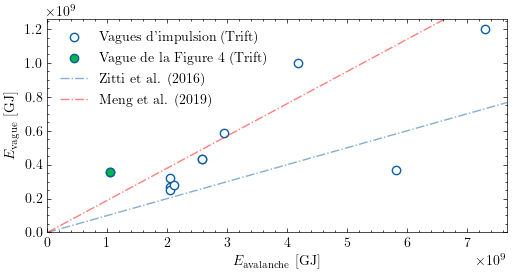

Write the Python code that produced this figure.
from pathlib import Path
import numpy as np
from matplotlib import pyplot as plt
import scienceplots
plt.style.use("science")


Ea, Ew, ix = np.loadtxt(Path(__file__).parent/"TriftMaxima.csv", delimiter=",").T

plt.figure(layout="tight")
l, = plt.plot(Ea/1e9, Ew/1e9, 'o', mfc="w", label="Vagues d'impulsion (Trift)")
plt.plot(Ea[ix==11]/1e9, Ew[ix==11]/1e9, 'o', mec=l.get_markeredgecolor(), label="Vague de la Figure 4 (Trift)")
plt.axline((0, 0), slope=10/100, ls="-.", lw=1, alpha=0.5, label="Zitti et al. (2016)")
plt.axline((0, 0), slope=19/100, ls="--", lw=1, c="r", alpha=0.5, label="Meng et al. (2019)")
plt.xlabel(r"$E_\mathrm{avalanche}$ [GJ]")
plt.ylabel(r"$E_\mathrm{vague}$ [GJ]")
plt.xlim(0, None)
plt.ylim(0, None)
plt.legend()
plt.show()
